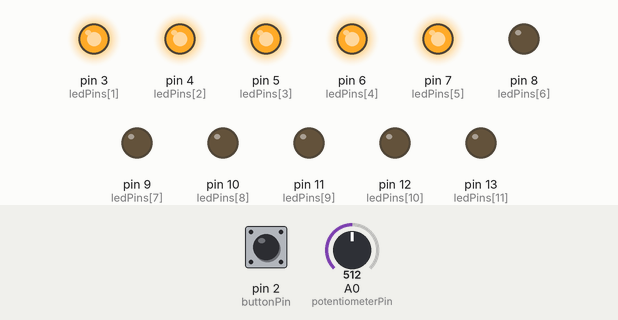
This sketch was run on a simulated Arduino Uno, built with avr-gcc and run on an emulated ATmega328P. Shown: output pins drawn as LEDs (lit = HIGH). The inputs (shaded band) are chosen by the test bench; at power-on: A0 (potentiometerPin) = 512, pin 2 (buttonPin) HIGH.

Above: at 1.2 s.
1.3 s: A0 (potentiometerPin) set to 589
2.8 s: A0 (potentiometerPin) set to 604
At 3.9 s:
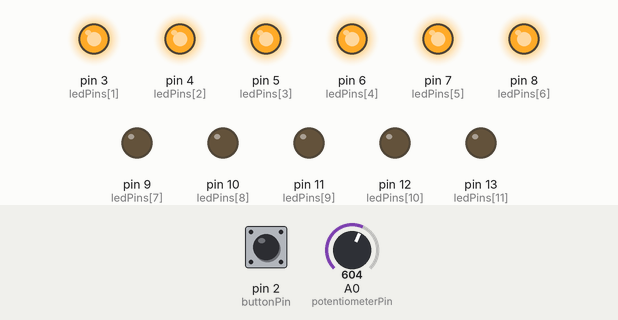
4.3 s: A0 (potentiometerPin) set to 511
At 5.3 s:
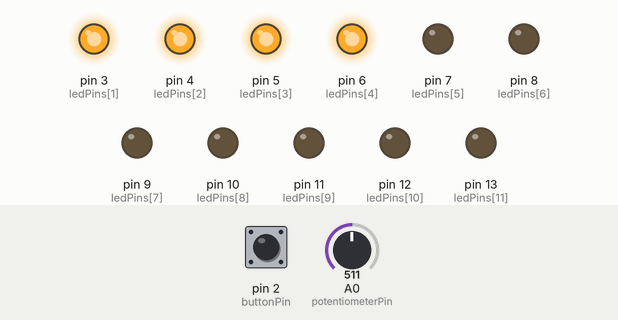
5.8 s: A0 (potentiometerPin) set to 437
7.3 s: A0 (potentiometerPin) set to 419
At 8.1 s:
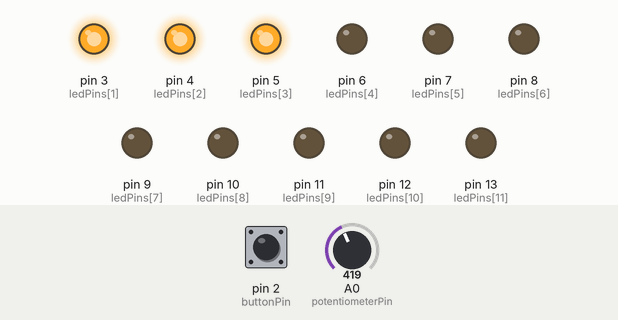
Timing chart, 0 to 9.8 s (numbered marks = the images above; inputs shaded):
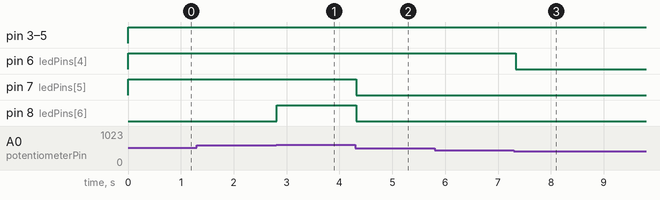

Measured:
- the behaviour switches between 596 and 597 on A0 (potentiometerPin) (found by bisection; images 0 and 1)
- the behaviour switches between 427 and 426 on A0 (potentiometerPin) (found by bisection; images 2 and 3)
- after the input at 1.3 s, every drawn part: stays the same
- after the input at 2.8 s, pin 8 (ledPins[6]): LOW → HIGH at once
- after the input at 4.3 s, pin 7 (ledPins[5]), pin 8 (ledPins[6]): HIGH → LOW at once
- after the input at 5.8 s, every drawn part: stays the same
- after the input at 7.3 s, pin 6 (ledPins[4]): HIGH → LOW at once

The sketch:

Bai1.ino
```cpp
// Define the LED pins
const int ledPins[] = {2, 3, 4, 5, 6, 7, 8, 9, 10, 11, 12, 13};
const int numLeds = sizeof(ledPins) / sizeof(ledPins[0]);

// Define the analog input pin for the variable resistor
const int potentiometerPin = A0;

// Define the pin for the push button
const int buttonPin = 2;

void setup() {
  // Initialize LED pins as outputs
  for (int i = 0; i < numLeds; ++i) {
    pinMode(ledPins[i], OUTPUT);
    digitalWrite(ledPins[i], LOW); // Turn off all LEDs initially
  }

  // Initialize the button pin as input with pull-up resistor
  pinMode(buttonPin, INPUT_PULLUP);
}

void loop() {
  // Read the value from the potentiometer (0-1023)
  int analogValue = analogRead(potentiometerPin);

  // Map the analog value to the LED count (0-12)
  int numLitLeds = map(analogValue, 0, 1023, 0, numLeds);

  // Check if the button is pressed
  if (digitalRead(buttonPin) == LOW) {
    // Turn on LEDs manually based on button press
    for (int i = 0; i < numLeds; ++i) {
      digitalWrite(ledPins[i], i < numLitLeds ? HIGH : LOW);
    }
  } else {
    // Turn on the appropriate number of LEDs
    for (int i = 0; i < numLeds; ++i) {
      digitalWrite(ledPins[i], i < numLitLeds ? HIGH : LOW);
    }
  }

  // Add a small delay to avoid flickering
  delay(50);
}
```
